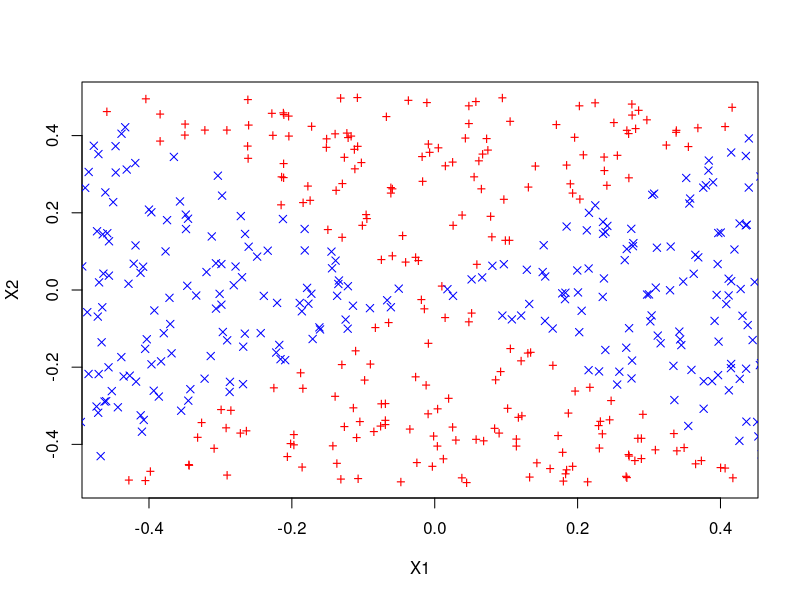
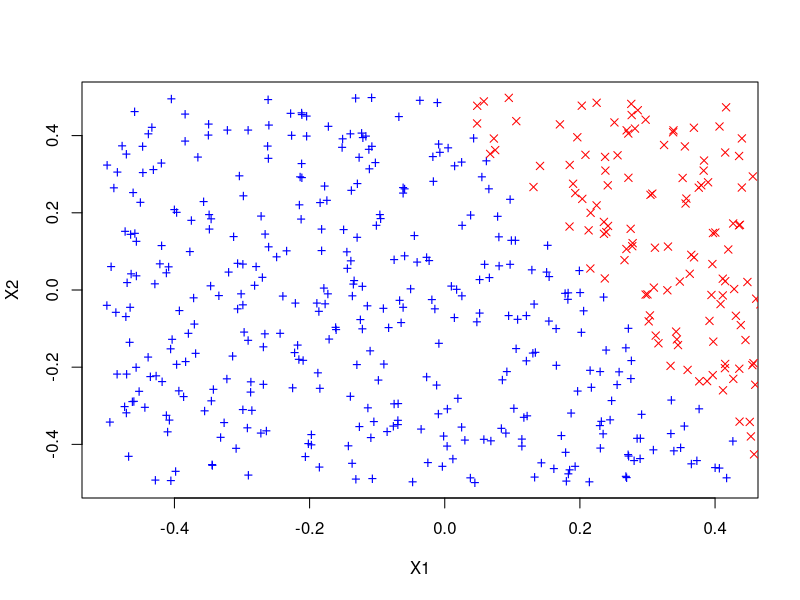
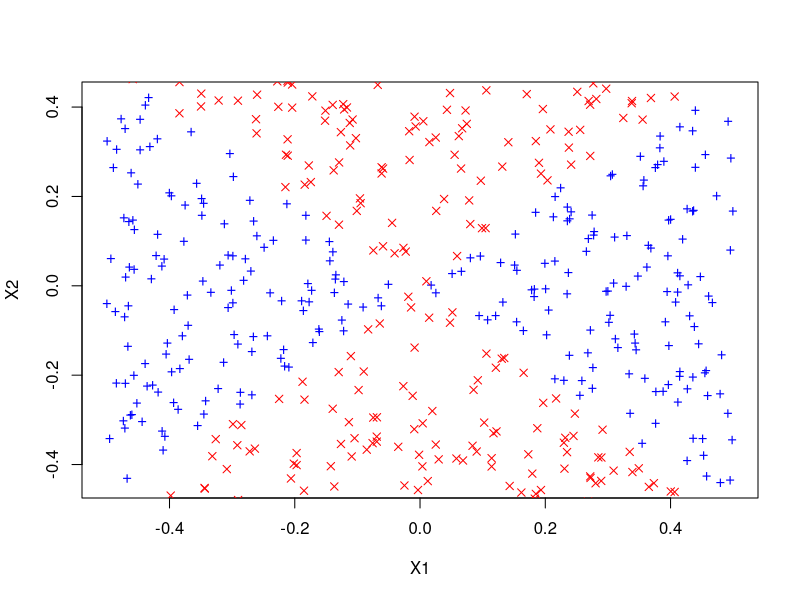
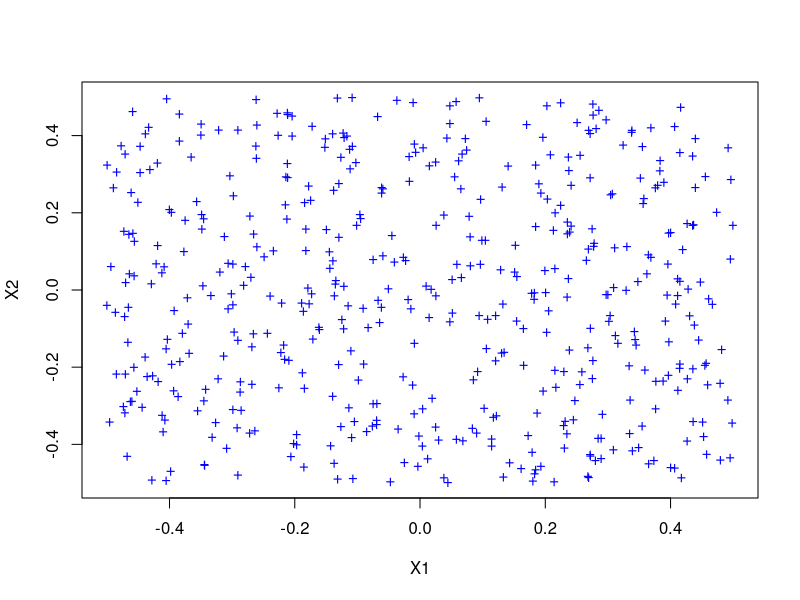
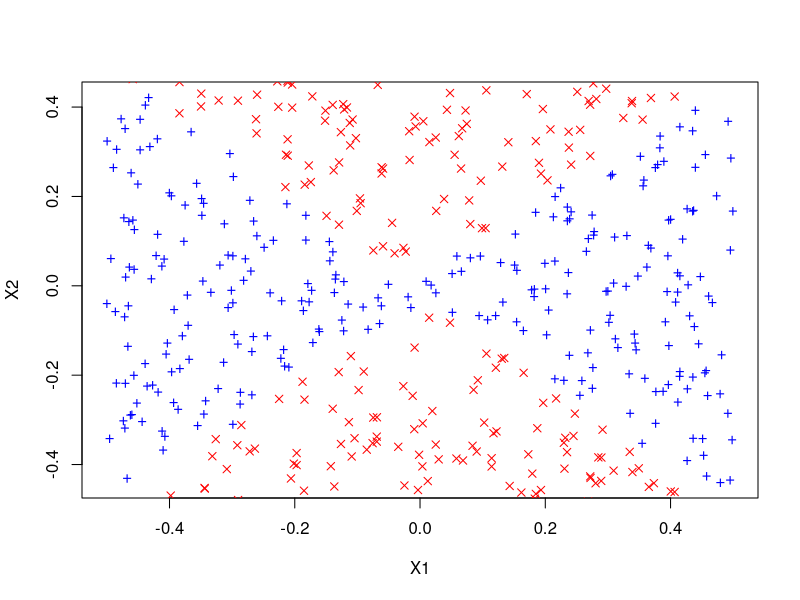

Recreate these plots in R, in order.
## ---- chunk 1
knitr::opts_chunk$set(echo = TRUE)
## ---- chunk 2
set.seed(421)
x1 = runif(500) - 0.5
x2 = runif(500) - 0.5
y = 1 * (x1^2 - x2^2 > 0)
## ---- chunk 3
plot(x1[y == 0], x2[y == 0], col = "red", xlab = "X1", ylab = "X2", pch = "+")
points(x1[y == 1], x2[y == 1], col = "blue", pch = 4)
## ---- chunk 4
lm.fit = glm(y ~ x1 + x2, family = binomial)
summary(lm.fit)
## ---- chunk 5
data = data.frame(x1 = x1, x2 = x2, y = y)
lm.prob = predict(lm.fit, data, type = "response")
lm.pred = ifelse(lm.prob > 0.52, 1, 0)
data.pos = data[lm.pred == 1, ]
data.neg = data[lm.pred == 0, ]
plot(data.pos$x1, data.pos$x2, col = "blue", xlab = "X1", ylab = "X2", pch = "+")
points(data.neg$x1, data.neg$x2, col = "red", pch = 4)
## ---- chunk 6
lm.fit = glm(y ~ poly(x1, 2) + poly(x2, 2) + I(x1 * x2), data = data, family = binomial)
## ---- chunk 7
lm.prob = predict(lm.fit, data, type = "response")
lm.pred = ifelse(lm.prob > 0.5, 1, 0)
data.pos = data[lm.pred == 1, ]
data.neg = data[lm.pred == 0, ]
plot(data.pos$x1, data.pos$x2, col = "blue", xlab = "X1", ylab = "X2", pch = "+")
points(data.neg$x1, data.neg$x2, col = "red", pch = 4)
## ---- chunk 8
library(e1071)
## ---- chunk 9
svm.fit = svm(as.factor(y) ~ x1 + x2, data, kernel = "linear", cost = 0.1)
svm.pred = predict(svm.fit, data)
data.pos = data[svm.pred == 1, ]
data.neg = data[svm.pred == 0, ]
plot(data.pos$x1, data.pos$x2, col = "blue", xlab = "X1", ylab = "X2", pch = "+")
points(data.neg$x1, data.neg$x2, col = "red", pch = 4)
## ---- chunk 10
svm.fit = svm(as.factor(y) ~ x1 + x2, data, gamma = 1)
svm.pred = predict(svm.fit, data)
data.pos = data[svm.pred == 1, ]
data.neg = data[svm.pred == 0, ]
plot(data.pos$x1, data.pos$x2, col = "blue", xlab = "X1", ylab = "X2", pch = "+")
points(data.neg$x1, data.neg$x2, col = "red", pch = 4)
